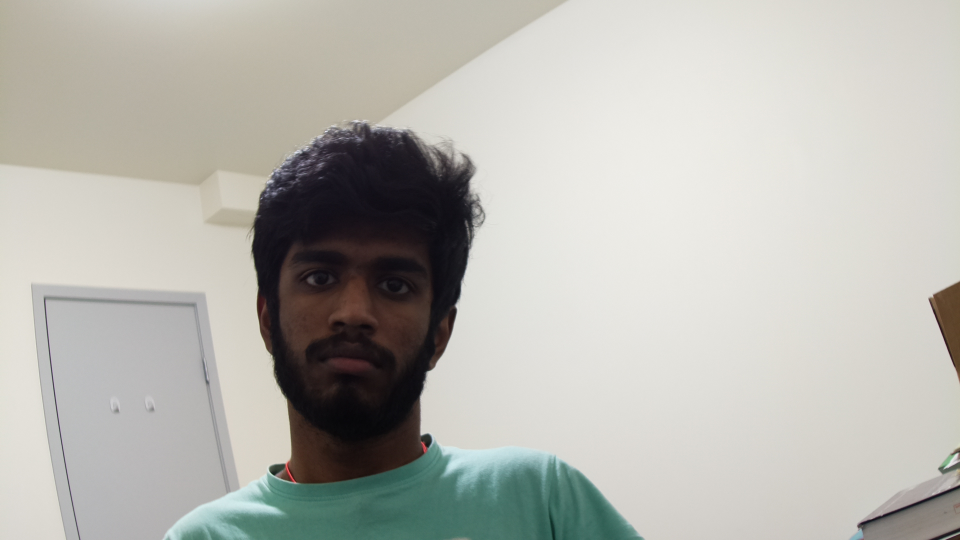
#> input picture images/test-image.jpg, 1920 x 1080 px (shown at 1/2 size)
$ python test2.py
#> lines starting #> are read from the running program, lines starting #| are printed output that depends on the picture
import cv2
img = cv2.imread("images/test-image.jpg")
#> img is the input picture: shape (1080, 1920, 3); mean B, G, R 176.3, 182.4, 183.1
img2 = img.copy()
crop_img = img[0:1080, 0:960] #ymin:ymax and xmin:xmax
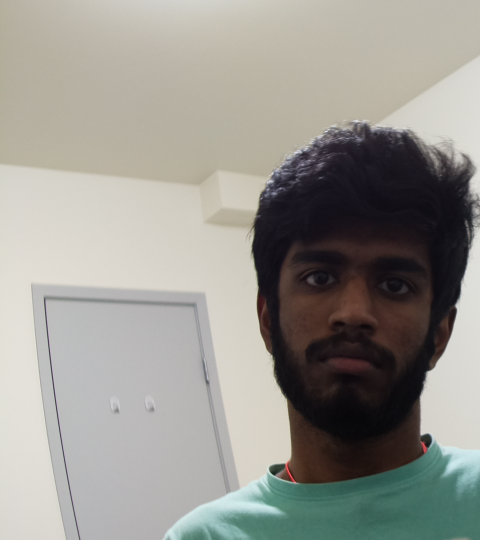
#> crop_img: shape (1080, 960, 3) (shown at 1/2 size); mean B, G, R 144.1, 150.5, 152
cv2.imshow("cropped", crop_img)
cv2.imshow("Orginal image", img2)
cv2.imwrite('images/cropped-test-image.jpg', crop_img)
print("Image saved")
cv2.waitKey(0)
cv2.destroyAllWindows()
